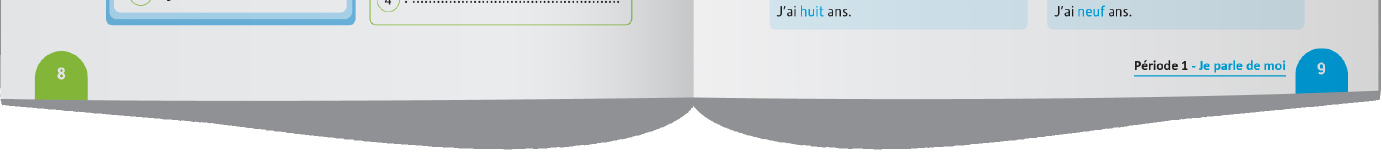
#> input picture debug_bottom.png, 2763 x 320 px, found by its file name (shown at 1/2 size)
$ python test_corner_ocr.py
#> lines starting #> are read from the running program, lines starting #| are printed output that depends on the picture
import cv2
import tempfile
import subprocess

img = cv2.imread('debug_bottom.png')
#> img is the input picture: shape (320, 2763, 3); mean B, G, R 214.8, 213, 208
h, w = img.shape[:2]
#> h = 320; w = 2763

# Crop ONLY the outer 8% to isolate the badge
left_corner = img[:, :int(w*0.08)]
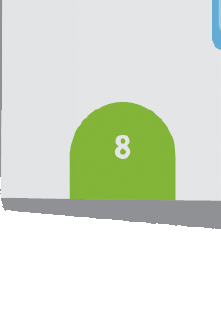
#> left_corner: shape (320, 221, 3); mean B, G, R 210.8, 225, 217.7
right_corner = img[:, int(w*0.92):]
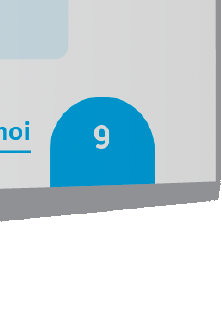
#> right_corner: shape (320, 222, 3); mean B, G, R 221.1, 213.8, 195.8

for name, crop in [("Left_Corner", left_corner), ("Right_Corner", right_corner)]:
    gray = cv2.cvtColor(crop, cv2.COLOR_BGR2GRAY)
    resized = cv2.resize(gray, None, fx=4, fy=4, interpolation=cv2.INTER_CUBIC)
    _, thresh = cv2.threshold(resized, 0, 255, cv2.THRESH_BINARY + cv2.THRESH_OTSU)

    cv2.imwrite(f'debug_{name}.png', thresh)
    inv = cv2.bitwise_not(thresh)
    cv2.imwrite(f'debug_{name}_inv.png', inv)

    with tempfile.NamedTemporaryFile(suffix='.png') as f:
        cv2.imwrite(f.name, inv)
#> (the run stopped early here; a loop or call above may not have finished)

$ run again, with bottom.png copied over debug_bottom.png
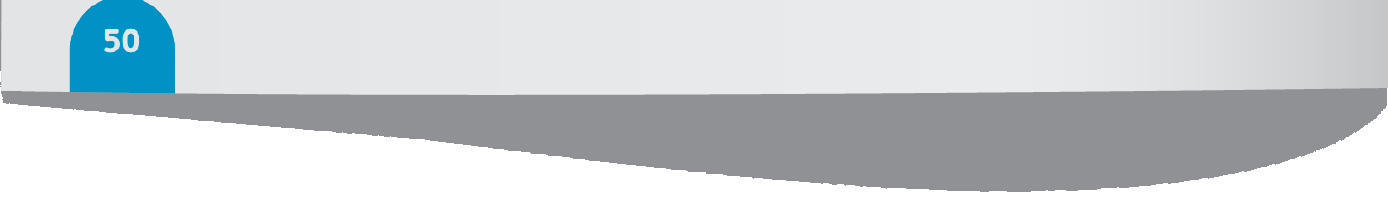
#> input picture bottom.png, 1388 x 213 px, found by its file name
#> img is the input picture: shape (213, 1388, 3); mean B, G, R 211.8, 208.7, 203.8
#> `right_corner = img[:, int(w*0.92):]`:
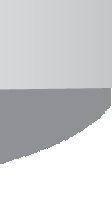
#> right_corner: shape (213, 112, 3); mean B, G, R 209.4, 207.8, 206.8
